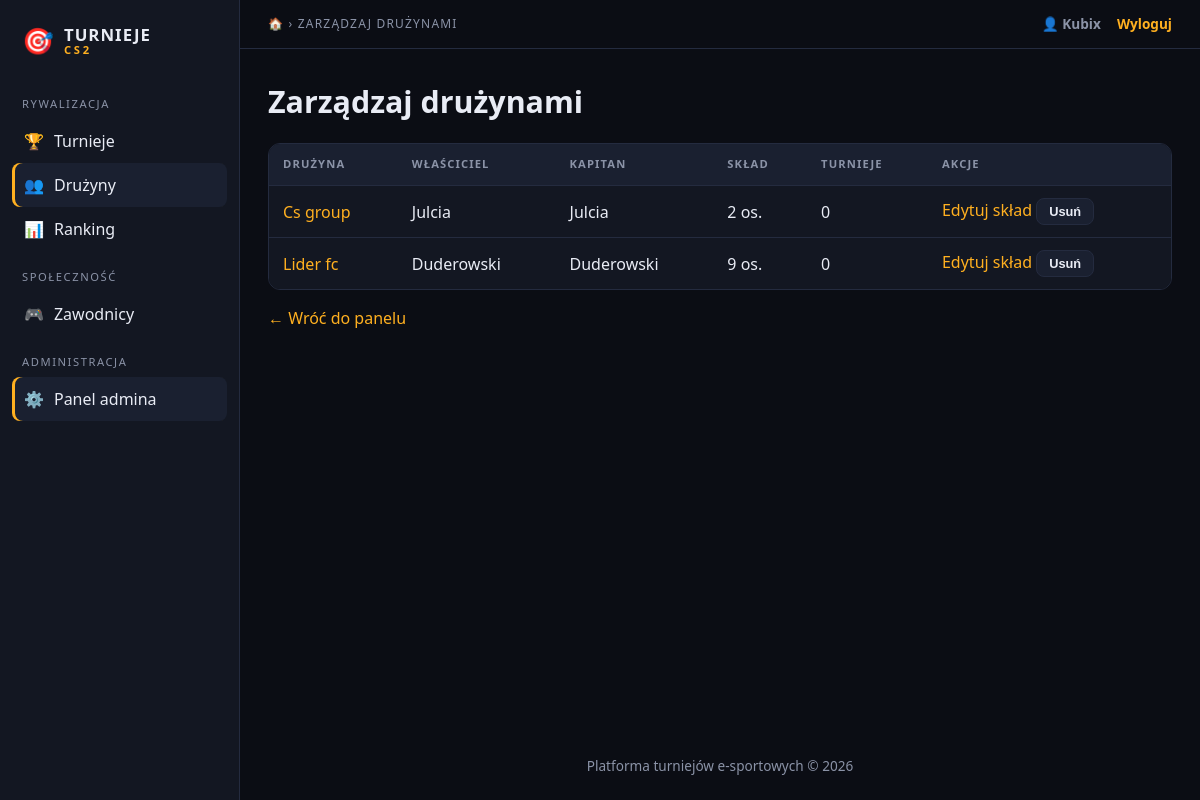
Page /Strona/turnieje/admin/druzyny.php (signed in) on the committed database.
### tables this page shows
CREATE TABLE `druzyna` (
  `id_druzyny` int(11) NOT NULL,
  `nazwa` varchar(30) NOT NULL,
  `id_wlasciciela` int(11) NOT NULL,
  `data_utworzenia` date NOT NULL DEFAULT curdate()
);

CREATE TABLE `uzytkownik` (
  `id_uzytkownika` int(11) NOT NULL,
  `email` varchar(190) NOT NULL,
  `nick` varchar(50) NOT NULL,
  `haslo_hash` varchar(255) NOT NULL,
  `rola` varchar(20) NOT NULL DEFAULT 'uzytkownik',
  `data_rejestracji` date NOT NULL DEFAULT curdate()
);

### Strona/turnieje/includes/db.php (called while the page is built, shortened)
<?php
function db(): PDO {
    static $pdo = null;
    if ($pdo === null) {
        $pdo = new PDO(
            'mysql:host=' . DB_HOST . ';dbname=' . DB_NAME . ';charset=utf8mb4',
            DB_USER, DB_PASS,
            [
                PDO::ATTR_ERRMODE            => PDO::ERRMODE_EXCEPTION,
                PDO::ATTR_DEFAULT_FETCH_MODE => PDO::FETCH_ASSOC,
                PDO::ATTR_EMULATE_PREPARES   => false,
            ]
        );
    }
    return $pdo;
}

### Strona/turnieje/includes/auth.php (called while the page is built, shortened)
<?php
require_once __DIR__ . '/db.php';
function e($tekst): string {
    return htmlspecialchars((string)$tekst, ENT_QUOTES, 'UTF-8');
}

### Strona/turnieje/admin/druzyny.php (the view, shortened to what this page needs)
<?php
require_once __DIR__ . '/../includes/auth.php';
$druzyny = db()->query(
    "SELECT d.id_druzyny, d.nazwa, u.nick AS wlasciciel,
            (SELECT z.nick FROM sklad s JOIN zawodnik z ON z.id_zawodnika = s.id_zawodnika
              WHERE s.id_druzyny = d.id_druzyny AND s.rola = 'kapitan' LIMIT 1) AS kapitan,
            (SELECT COUNT(*) FROM sklad s WHERE s.id_druzyny = d.id_druzyny) AS liczba,
            (SELECT COUNT(*) FROM zgloszenie g WHERE g.id_druzyny = d.id_druzyny AND g.status = 'przyjęte') AS turnieje
     FROM druzyna d JOIN uzytkownik u ON u.id_uzytkownika = d.id_wlasciciela
     ORDER BY d.nazwa"
)->fetchAll();
require __DIR__ . '/../includes/header.php';
?>
<h1>Zarządzaj drużynami</h1>
<?php if (!$druzyny): ?>
  <p class="przygaszony">Brak zarejestrowanych drużyn.</p>
<?php else: ?>
<div class="tabela-wrap"><table>
  <tr><th>Drużyna</th><th>Właściciel</th><th>Kapitan</th><th>Skład</th><th>Turnieje</th><th>Akcje</th></tr>
  <?php foreach ($druzyny as $d): ?>
    <tr>
      <td><a href="../druzyna.php?id=<?= (int)$d['id_druzyny'] ?>"><?= e($d['nazwa']) ?></a></td>
      <td><?= e($d['wlasciciel']) ?></td>
      <td><?= e($d['kapitan'] ?? '–') ?></td>
      <td><?= (int)$d['liczba'] ?> os.</td>
      <td><?= (int)$d['turnieje'] ?></td>
      <td class="akcje">
        <a href="../druzyna_form.php?id=<?= (int)$d['id_druzyny'] ?>">Edytuj skład</a>
        <form method="post" class="inline">
          <button name="akcja" value="usun" class="drugi" onclick="return confirm('Usunąć drużynę?')">Usuń</button>
        </form>
      </td>
    </tr>
  <?php endforeach; ?>
</table></div>
<?php endif; ?>
<p><a href="index.php">&larr; Wróć do panelu</a></p>
<?php require __DIR__ . '/../includes/footer.php'; ?>

### Strona/turnieje/assets/style.css (style rules this page uses)
:root { --bg:#0b0d14; --panel:#131722; --panel2:#1a2030; --linia:#242b3f; --tekst:#e9ecf5; --przyg:#8b93a7; --akcent:#ffb020; --akcent-t:#1a1200; --blad:#ff6b6b; --ok:#4cd98a; }
* { box-sizing:border-box }
html { scroll-behavior:smooth }
body { margin:0;font-family:system-ui,"Segoe UI",Roboto,Arial,sans-serif;background:var(--bg);color:var(--tekst);line-height:1.5 }
a { color:var(--akcent);text-decoration:none }
h1 { font-size:1.9rem;margin:.2em 0 .6em }
button,.przycisk { display:inline-block;padding:10px 18px;border:0;border-radius:8px;background:var(--akcent); color:var(--akcent-t);font-weight:700;cursor:pointer;font-size:.95rem }
.przycisk.drugi,button.drugi { background:var(--panel2);color:var(--tekst);border:1px solid var(--linia) }
.tabela-wrap { overflow-x:auto;border:1px solid var(--linia);border-radius:12px }
table { width:100%;border-collapse:collapse;background:var(--panel) }
th { font-size:.7rem;text-transform:uppercase;letter-spacing:.1em;color:var(--przyg);background:var(--panel2) }
th,td { padding:12px 14px;text-align:left;border-bottom:1px solid var(--linia) }
tr:last-child td { border-bottom:0 }
form.inline { display:inline }
.akcje { white-space:nowrap }
.akcje button { padding:5px 12px;font-size:.8rem }

### rows in the picture
druzyna: nazwa "Cs group", id_wlasciciela.nick "Julcia", kapitan "Julcia", liczba "2", turnieje "0"
druzyna: nazwa "Lider fc", id_wlasciciela.nick "Duderowski", kapitan "Duderowski", liczba "9", turnieje "0"

### other values in the picture
mb_strtoupper($tytul ?? 'Strona główna') "ZARZĄDZAJ DRUŻYNAMI"
uzytkownik()['nick'] "Kubix"
